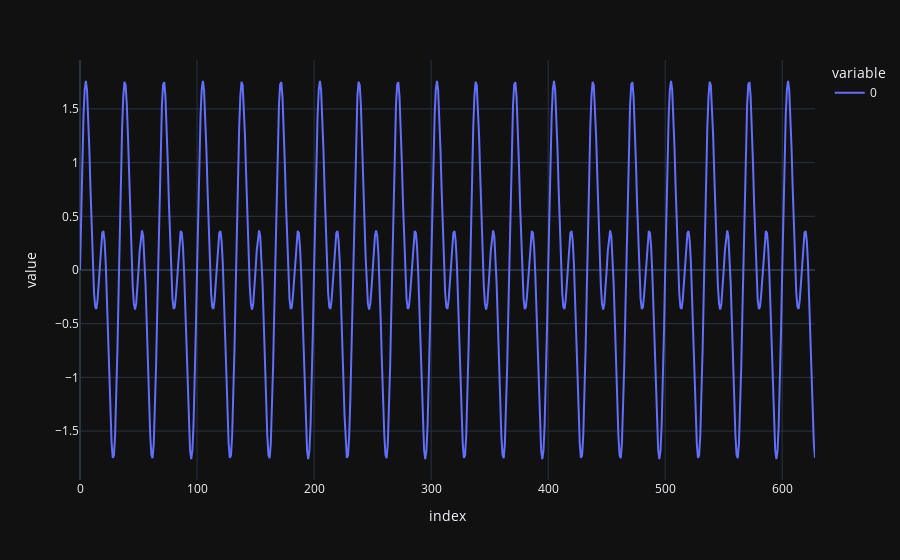
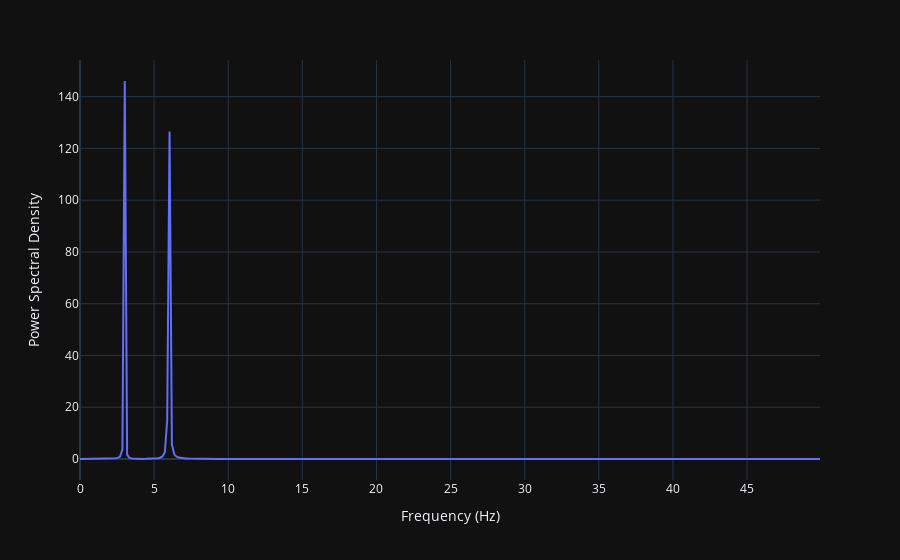

Notebook source saved alongside these figures, in order:
### Markdown cell above
#### Sinusoids

### Code cell
pi = np.pi

time = np.arange(0, 2*pi, 0.01)

signal1 = 1 * np.sin( 2*pi*3 * time + 0)
signal2 = 1 * np.sin( 2*pi*6 * time + 0)

signal = signal1 + signal2

fig = px.line(signal)
fig.show()
spectral(signal, 100)

### Figure 1 — Plotly figure (JSON) as saved in the notebook; plotly's stock layout.template omitted (floating-point values rounded to 4 significant figures; data arrays with more than 128 entries replaced by an {"elided": "..."} marker saying what was removed)
{"data": [{"hovertemplate": "variable=0<br>index=%{x}<br>value=%{y}<extra></extra>", "legendgroup": "0", "line": {"color": "#636efa", "dash": "solid"}, "marker": {"symbol": "circle"}, "mode": "lines", "name": "0", "orientation": "v", "showlegend": true, "x": {"elided": "629 int values"}, "xaxis": "x", "y": {"elided": "629 float values"}, "yaxis": "y", "type": "scatter"}], "layout": {"xaxis": {"anchor": "y", "domain": [0.0, 1.0], "title": {"text": "index"}}, "yaxis": {"anchor": "x", "domain": [0.0, 1.0], "title": {"text": "value"}}, "legend": {"title": {"text": "variable"}, "tracegroupgap": 0}, "margin": {"t": 60}}}

### Figure 2 — Plotly figure (JSON) as saved in the notebook; plotly's stock layout.template omitted (floating-point values rounded to 4 significant figures; data arrays with more than 128 entries replaced by an {"elided": "..."} marker saying what was removed)
{"data": [{"hovertemplate": "Frequency (Hz)=%{x}<br>Power Spectral Density=%{y}<extra></extra>", "legendgroup": "", "line": {"color": "#636efa", "dash": "solid"}, "marker": {"symbol": "circle"}, "mode": "lines", "name": "", "orientation": "v", "showlegend": false, "x": {"elided": "315 float values"}, "xaxis": "x", "y": {"elided": "315 float values"}, "yaxis": "y", "type": "scatter"}], "layout": {"xaxis": {"anchor": "y", "domain": [0.0, 1.0], "title": {"text": "Frequency (Hz)"}}, "yaxis": {"anchor": "x", "domain": [0.0, 1.0], "title": {"text": "Power Spectral Density"}}, "legend": {"tracegroupgap": 0}, "margin": {"t": 60}}}
